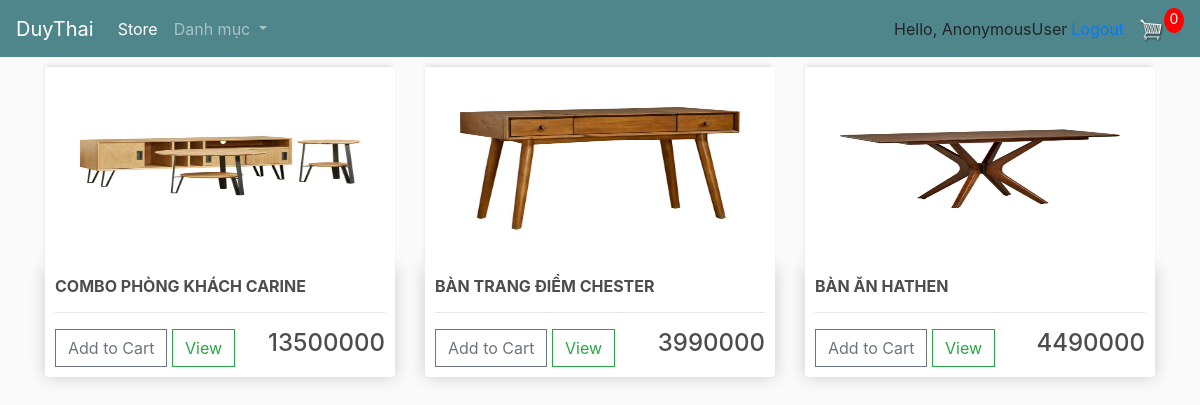
Page /category/1/ on the committed database.
### store/models.py (models this page shows, shortened)
class Product(models.Model):
    title = models.CharField(default='',max_length=255)
    price  = models.IntegerField(default=0)
    description = models.TextField(default='')
    digital = models.BooleanField(default=False, null=True, blank=False)
    active = models.BooleanField(default=True)
    category = models.ForeignKey(Category, on_delete=models.CASCADE)
    image = models.ImageField(null=True, blank=True)

### store/views.py (the view)
# urls.py: path('category/<int:category_id>/', views.view_category.as_view(), name = "category"),
class view_category(View):
    def get(self, request, category_id):
        if request.user.is_authenticated:
            customer = request.user.customer
            order, created = Order.objects.get_or_create(customer=customer, complete=False)
            items = order.orderitem_set.all()
            cartItems = order.get_cart_items
        else:
            items = []
            order = {'get_cart_total': 0, 'get_cart_items': 0}
            cartItems = order['get_cart_items']
        q = Category.objects.get(pk=category_id)
        category = Category.objects.all()
        context = {'category': category, "product": q, 'items': items, 'cartItems': cartItems}
        return render(request, 'store/store.html', context)

### store/templates/store/store.html
{% extends 'store/main.html' %}
{% load static %}
    {% block content %}
        <div class="row">
                {% for product in product.product_set.all %}
                    <div class="col-lg-4">
                    <img class="thumbnail" src="{{ product.image.url|default_if_none:'#' }}" alt="">
                    <div class="box-element product">
                    <h6><strong>{{ product.title }}</strong></h6>
                    <hr>
                    <button data-product="{{ product.id }}" data-action="add" class="btn btn-outline-secondary add-btn update-cart">Add to Cart</button>
                    <a class="btn btn-outline-success" href="#">View</a>
                    <h4 style="display: inline-block; float: right">{{ product.price }}</h4>
                </div>
            </div>
                {% endfor %}
        </div>
    {% endblock content %}

### static/css/main.css (style rules this page uses)
body { background-color: hsl(0, 0%, 98%); }
h1,h2,h3,h4,h5,h6 { color:hsl(0, 0%, 30%); }
.box-element { box-shadow:hsl(0, 0%, 80%) 0 0 16px; background-color: #fff; border-radius: 4px; padding: 10px; }
.thumbnail { width: 100%; height: 200px; -webkit-box-shadow: -1px -3px 5px -2px rgba(214,214,214,1); -moz-box-shadow: -1px -3px 5px -2px rgba(214,214,214,1); box-shadow: -1px -3px 5px -2px rgba(214,214,214,1); }
.product { border-radius: 0 0 4px 4px; }
.col-lg-4, .col-lg-6, .col-lg-8, .col-lg-12 { margin-top: 10px; }
.btn { border-radius: 0; }

### rows in the picture
Product: image (picture), title "COMBO PHÒNG KHÁCH CARINE", price "13500000"
Product: image (picture), title "BÀN TRANG ĐIỂM CHESTER", price "3990000"
Product: image (picture), title "BÀN ĂN HATHEN", price "4490000"

### other values in the picture
{{ request.user }} "AnonymousUser"
{{ cartItems }} "0"
